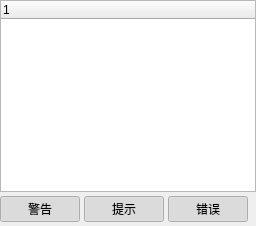
  <widget class="QDockWidget" name="wnd_info">
   <property name="features">
    <set>QDockWidget::DockWidgetClosable|QDockWidget::DockWidgetMovable</set>
   </property>
   <property name="allowedAreas">
    <set>Qt::AllDockWidgetAreas</set>
   </property>
   <property name="windowTitle">
    <string>信息</string>
   </property>
   <attribute name="dockWidgetArea">
    <number>8</number>
   </attribute>
   <widget class="QWidget" name="dockWidgetContents_3">
    <layout class="QVBoxLayout" name="verticalLayout_4" stretch="1,0">
     <property name="spacing">
      <number>4</number>
     </property>
     <property name="leftMargin">
      <number>0</number>
     </property>
     <property name="topMargin">
      <number>0</number>
     </property>
     <property name="rightMargin">
      <number>0</number>
     </property>
     <property name="bottomMargin">
      <number>0</number>
     </property>
     <item>
      <widget class="QTreeWidget" name="infoList">
       <column>
        <property name="text">
         <string notr="true">1</string>
        </property>
       </column>
      </widget>
     </item>
     <item>
      <layout class="QHBoxLayout" name="horizontalLayout" stretch="0,0,0,1">
       <property name="bottomMargin">
        <number>4</number>
       </property>
       <item>
        <widget class="QPushButton" name="btnWarning">
         <property name="sizePolicy">
          <sizepolicy hsizetype="Expanding" vsizetype="Expanding">
           <horstretch>0</horstretch>
           <verstretch>0</verstretch>
          </sizepolicy>
         </property>
         <property name="minimumSize">
          <size>
           <width>75</width>
           <height>25</height>
          </size>
         </property>
         <property name="text">
          <string>警告</string>
         </property>
         <property name="icon">
          <iconset>
           <normaloff>res/toolbar/warning_out.png</normaloff>res/toolbar/warning_out.png</iconset>
         </property>
         <property name="checkable">
          <bool>true</bool>
         </property>
         <property name="checked">
          <bool>true</bool>
         </property>
        </widget>
       </item>
       <item>
        <widget class="QPushButton" name="btnTips">
         <property name="sizePolicy">
          <sizepolicy hsizetype="Expanding" vsizetype="Expanding">
           <horstretch>0</horstretch>
           <verstretch>0</verstretch>
          </sizepolicy>
         </property>
         <property name="minimumSize">
          <size>
           <width>75</width>
           <height>25</height>
          </size>
         </property>
         <property name="text">
          <string>提示</string>
         </property>
         <property name="icon">
          <iconset>
           <normaloff>res/toolbar/tips.png</normaloff>res/toolbar/tips.png</iconset>
         </property>
         <property name="checkable">
          <bool>true</bool>
         </property>
         <property name="checked">
          <bool>true</bool>
         </property>
        </widget>
       </item>
       <item>
        <widget class="QPushButton" name="btnError">
         <property name="sizePolicy">
          <sizepolicy hsizetype="Expanding" vsizetype="Expanding">
           <horstretch>0</horstretch>
           <verstretch>0</verstretch>
          </sizepolicy>
         </property>
         <property name="minimumSize">
          <size>
           <width>75</width>
           <height>25</height>
          </size>
         </property>
         <property name="text">
          <string>错误</string>
         </property>
         <property name="icon">
          <iconset>
           <normaloff>res/toolbar/error.png</normaloff>res/toolbar/error.png</iconset>
         </property>
         <property name="checkable">
          <bool>true</bool>
         </property>
         <property name="checked">
          <bool>true</bool>
         </property>
        </widget>
       </item>
       <item>
        <widget class="QWidget" name="widget" native="true"/>
       </item>
      </layout>
     </item>
    </layout>
   </widget>
  </widget>
